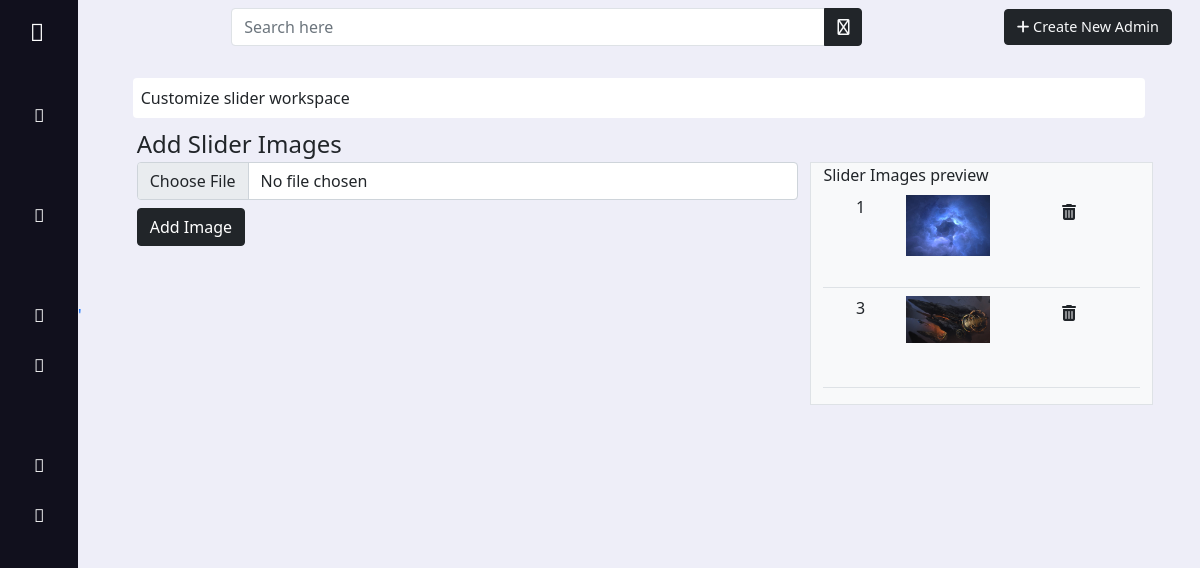
The page /admin/custom_slider.php on the database its author committed.
### tables this page shows
CREATE TABLE `slider` (
  `slider_Id` int(11) NOT NULL,
  `slider_image` varchar(400) NOT NULL
);

### admin/custom_slider.php (the view, shortened to what this page needs)
<!doctype html>
<html lang="en">
<head>
    <link rel="stylesheet" href="../assets/bootstrap/css/bootstrap.min.css">
    <link rel="stylesheet" href="../assets/fontawesome/css/all.min.css">
    <link rel="stylesheet" href="../assets/fontawesome/css/fontawesome.min.css">
    <link rel="stylesheet" href="admin.css">
    <link rel="stylesheet" href="https://site-assets.fontawesome.com/releases/v6.1.2/css/all.css">
</head>
<body>
    <?php require '_asider.php'; ?>
    <main class="">
        <?php require '_header.php'; ?>
        <div class="row col-11 mx-auto d-flex justify-content-center pt-3">
            <div class="w-100 p-2   fs-6">
                <p style="background:white;" class=" rounded p-2 m-0">Customize slider workspace</p>
            </div>
        </div>
        <div class="mx-auto col-11 row">
            <div class="fs-4 fw-normal">Add Slider Images</div>
            <div class="col-8">
                <form method="post" enctype="multipart/form-data">
                    <input type="file" name="slider_img" class="form-control">
                    <button type="submit" name="upload" class="btn btn-dark my-2">Add Image</button>
                </form>
            </div>
            <div class="col-4 bg-light border">
                <div>
                    Slider Images preview
                </div>
                <table class="table">
                    <?php
                    include '../conn.php';
                    $query = 'SELECT * from `slider`';
                    $run = mysqli_query($con, $query);
                    while ($row = mysqli_fetch_array($run)) {
                    ?>
                        <tr class="text-center ">
                            <td><?php echo $row[0] ?></td>
                            <td style="width: 100px;height:100px;"><img class="img-fluid" src="../images/<?php echo $row[1] ?>" alt=""></td>
                            <td > <a  href="delete.php?sliderid=<?php echo $row[0]; ?>" class="btn  text-dark fs-6 btn-sm"><i class="fa-solid fa-trash-can"></i>
                                </a></td>
                        </tr>
                    <?php
                    }
                    ?>
                </table>
            </div>
        </div>
    </main>
</body>
</html>

### admin/_asider.php (shortened to what this page needs)
<div class="sidebar close">
  <div class="logo-details">
    <i class="fa-light fa-bars-filter fa-bars"></i>
  </div>
  <ul class="nav-links">
    <li>
      <a href="#">
        <i class="fa-light fa-user"></i>
      </a>
    </li>
    <li>
      <a href="#">
        <i class="fa-light fa-grid-2"></i>
      </a>
    </li>
    <li>
      <div class="iocn-link">
        <a href="#">
          <i class="fa-light fa-list"></i>
        </a>
      </div>
    </li>
    <li>
      <div class="iocn-link">
        <a href="#">
          <i class="fa-light fa-cart-circle-check"></i>
        </a>
      </div>
    </li>
    <li>
      <div class="iocn-link">
        <a href="#">
          <i class="fa-light fa-users"></i>
        </a>
      </div>
    </li>
    <li>
      <div class="iocn-link">
        <a href="competitions.php">
          <i class="fa-light fa-award"></i>
        </a>
      </div>
    </li>
    <li>
      <a href="./plans.php">
        <i class="fa-light fa-clipboard-list-check"></i>
      </a>
    </li>
    <li>
      <div class="iocn-link">
        <a href="./custom_slider.php">
          <i class="fa-light fa-sliders"></i>
        </a>
      </div>
    </li>
    <li>
      <div class="iocn-link">
        <a href="#">
          <i class="fa-light fa-gear"></i>
        </a>
      </div>
    </li>
    <li>
      <div class="profile-details">
        <i class='fas fa-log-out'></i>
      </div>
    </li>
  </ul>
</div>

### admin/_header.php (shortened to what this page needs)
<nav class="navbar navbar-expand-lg navbar-light p-0 ">
    <div class="container-fluid ">
        <div class="collapse navbar-collapse sm-text-center " id="navbarSupportedContent">
            <div class='d-flex justify-content-end align-items-center col-12 col-sm-10 col-md-7 m-auto'>
                <div class="col-12  position-relative  my-sm-2 me-2">
                    <input class="w-100 form-control border" placeholder="Search here" type="text">
                    <button class="btn   btn-dark text-light position-absolute " style="right:0%;top: 0%;height:100%; border-bottom-left-radius: 0px; border-top-left-radius: 0px;"><i class="fa-regular fa-magnifying-glass"></i></i></button>
                </div>
            </div>
            <ul class="navbar-nav me-3 ">
                <li class="nav-item  mx-md-auto  col-12 col-sm-10 col-md-7 col-lg-12   m-auto">
                    <a href="./add_new_admin.php" class="btn  btn-dark text-light col-12 my-2 my-sm-0 " style="font-size:.9rem ;" href="welcome.php"><i class="fa-solid fa-plus"></i> Create New Admin </a>
                </li>
            </ul>
        </div>
    </div>
</nav>

### admin/admin.css (style rules this page uses)
* { margin: 0; padding: 0; box-sizing: border-box; }
body { background: #eeeef8 !important; }
.sidebar { position: fixed; top: 0; left: 0; height: 100%; width: 260px; background: #11101d; z-index: 100; transition: all 0.4s ease; }
.sidebar.close { width: 78px; }
.sidebar .logo-details { height: 60px; width: 100%; display: flex; align-items: center; }
.sidebar .nav-links { height: 100%; padding: 30px 0 150px 0; overflow: auto; }
.sidebar.close .nav-links { overflow: visible; }
.sidebar .nav-links li { position: relative; list-style: none; transition: all 0.4s ease; }
.sidebar .nav-links li .iocn-link { display: flex; align-items: center; justify-content: space-between; }
.sidebar.close .nav-links li .iocn-link { display: block }
.sidebar .nav-links li i { height: 50px; min-width: 78px; text-align: center; line-height: 50px; color: #fff; font-size: 1.1rem; cursor: pointer; transition: all 0.3s ease; }
.sidebar .nav-links li a { display: flex; align-items: center; text-decoration: none; }
.fa-bars { color: #11101d ; font-size: 1.5rem; position: absolute; top: 20px; left: 15px; z-index: 99999; color: #fff; }
.fa-bars { margin: 0 15px; cursor: pointer; }
main { left: 78px ; background-color: #eeeef8 !important; position: relative; width: calc(100% - 78px) !important; }

### rows shown on the page
slider: slider_Id "1", slider_image (picture)
slider: slider_Id "3", slider_image (picture)
